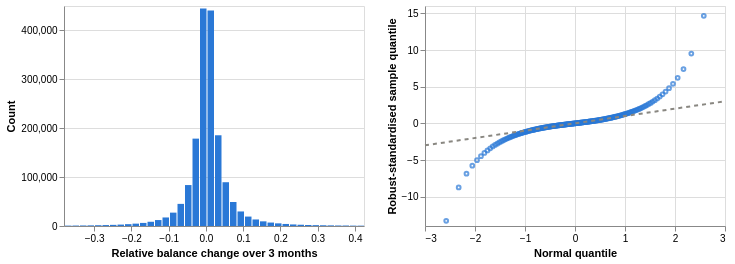

Notebook code for this chart:
### Markdown cell above
### B.4 Explore Feature of Interest `relative_change`

### Code cell
drops = past_and_future_change(df, "account_id", "balance_date", "balance", HORIZON).dropna(
    subset=["future_change"]
)
drops = drops[drops["balance"] > 0].copy()
drops["relative_change"] = drops["future_change"] / drops["balance"]

distribution_charts(
    drops["relative_change"], f"Relative balance change over {HORIZON} months", 40, 0.005
)

### Figure 1 — Vega-Lite specification as saved in the notebook (floating-point values rounded to 4 significant figures; data arrays with more than 128 entries replaced by an {"elided": "..."} marker saying what was removed)
{"config": {"view": {"continuousWidth": 300, "continuousHeight": 300}}, "hconcat": [{"data": {"name": "data-0b8f90a747def11ba13f0cf627037759"}, "mark": {"type": "bar", "color": "#2a78d6"}, "encoding": {"x": {"bin": "binned", "field": "start", "title": "Relative balance change over 3 months", "type": "quantitative"}, "x2": {"field": "end"}, "y": {"field": "count", "title": "Count", "type": "quantitative"}}, "height": 220, "width": 300}, {"layer": [{"data": {"name": "data-d6dd04def91794ea22657e90499d490c"}, "mark": {"type": "point", "color": "#2a78d6", "size": 14}, "encoding": {"x": {"field": "theoretical", "title": "Normal quantile", "type": "quantitative"}, "y": {"field": "sample", "title": "Robust-standardised sample quantile", "type": "quantitative"}}}, {"data": {"name": "data-77c6682495c4b8b15ae5b12ce2242a61"}, "mark": {"type": "line", "color": "#898781", "strokeDash": [4, 4]}, "encoding": {"x": {"field": "theoretical", "type": "quantitative"}, "y": {"field": "sample", "type": "quantitative"}}}], "height": 220, "width": 300}], "$schema": "https://vega.github.io/schema/vega-lite/v5.20.1.json", "datasets": {"data-0b8f90a747def11ba13f0cf627037759": [{"start": -0.3808, "end": -0.3607, "count": 763}, {"start": -0.3607, "end": -0.3406, "count": 914}, {"start": -0.3406, "end": -0.3205, "count": 1079}, {"start": -0.3205, "end": -0.3003, "count": 1271}, {"start": -0.3003, "end": -0.2802, "count": 1592}, {"start": -0.2802, "end": -0.2601, "count": 1913}, {"start": -0.2601, "end": -0.24, "count": 2322}, {"start": -0.24, "end": -0.2198, "count": 2880}, {"start": -0.2198, "end": -0.1997, "count": 3766}, {"start": -0.1997, "end": -0.1796, "count": 4819}, {"start": -0.1796, "end": -0.1595, "count": 6297}, {"start": -0.1595, "end": -0.1393, "count": 8669}, {"start": -0.1393, "end": -0.1192, "count": 12166}, {"start": -0.1192, "end": -0.09909, "count": 17456}, {"start": -0.09909, "end": -0.07896, "count": 27332}, {"start": -0.07896, "end": -0.05884, "count": 45250}, {"start": -0.05884, "end": -0.03871, "count": 83739}, {"start": -0.03871, "end": -0.01859, "count": 178713}, {"start": -0.01859, "end": 0.001538, "count": 445091}, {"start": 0.001538, "end": 0.02166, "count": 440966}, {"start": 0.02166, "end": 0.04179, "count": 185585}, {"start": 0.04179, "end": 0.06191, "count": 89547}, {"start": 0.06191, "end": 0.08204, "count": 49098}, {"start": 0.08204, "end": 0.1022, "count": 29744}, {"start": 0.1022, "end": 0.1223, "count": 19299}, {"start": 0.1223, "end": 0.1424, "count": 13365}, {"start": 0.1424, "end": 0.1625, "count": 9527}, {"start": 0.1625, "end": 0.1827, "count": 7027}, {"start": 0.1827, "end": 0.2028, "count": 5414}, {"start": 0.2028, "end": 0.2229, "count": 4187}, {"start": 0.2229, "end": 0.243, "count": 3191}, {"start": 0.243, "end": 0.2632, "count": 2572}, {"start": 0.2632, "end": 0.2833, "count": 2107}, {"start": 0.2833, "end": 0.3034, "count": 1746}, {"start": 0.3034, "end": 0.3235, "count": 1493}, {"start": 0.3235, "end": 0.3437, "count": 1256}, {"start": 0.3437, "end": 0.3638, "count": 1028}, {"start": 0.3638, "end": 0.3839, "count": 981}, {"start": 0.3839, "end": 0.404, "count": 769}, {"start": 0.404, "end": 0.4242, "count": 696}], "data-d6dd04def91794ea22657e90499d490c": {"elided": "199 records"}, "data-77c6682495c4b8b15ae5b12ce2242a61": [{"theoretical": -3, "sample": -3}, {"theoretical": 3, "sample": 3}]}}
